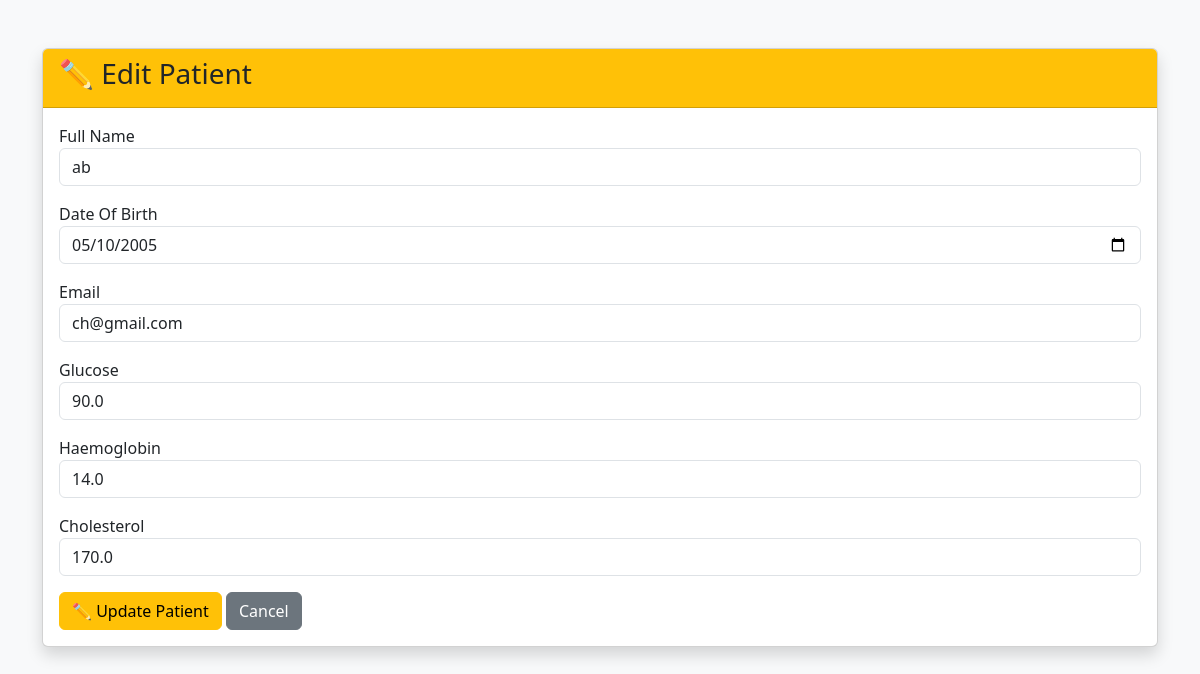
Screenshot of /edit/5 with the database file from the repository.
### tables this page shows
CREATE TABLE patients(
        id INTEGER PRIMARY KEY AUTOINCREMENT,
        name TEXT NOT NULL,
        dob TEXT NOT NULL,
        email TEXT NOT NULL,
        glucose REAL NOT NULL,
        haemoglobin REAL NOT NULL,
        cholesterol REAL NOT NULL,
        remarks TEXT
    );

### app.py (the view, shortened to what this page needs)
@app.route(
    "/edit/<int:patient_id>",
    methods=["GET", "POST"]
)
def edit_patient(patient_id):
    patient = get_patient_by_id(
        patient_id
    )
    return render_template(
        "edit_patient.html",
        patient=patient
    )

### database.py (called while the page is built)
def get_patient_by_id(patient_id):
    conn = sqlite3.connect(
        "database/patients.db"
    )
    cursor = conn.cursor()
    cursor.execute(
        "SELECT * FROM patients WHERE id=?",
        (patient_id,)
    )
    patient = cursor.fetchone()
    conn.close()
    return patient

### templates/edit_patient.html (shortened to what this page needs)
<!DOCTYPE html>
<html>
<head>
    <link href="https://cdn.jsdelivr.net/npm/bootstrap@5.3.3/dist/css/bootstrap.min.css"
          rel="stylesheet">
</head>
<body class="bg-light">
<div class="container mt-5">
    <div class="card shadow">
        <div class="card-header bg-warning">
            <h3>
                ✏️ Edit Patient
            </h3>
        </div>
        <div class="card-body">
            <form method="POST">
                <div class="mb-3">
                    <label>Full Name</label>
                    <input
                        type="text"
                        class="form-control"
                        name="name"
                        value="{{ patient[1] }}"
                        required>
                </div>
                <div class="mb-3">
                    <label>Date Of Birth</label>
                    <input
                        type="date"
                        class="form-control"
                        name="dob"
                        value="{{ patient[2] }}"
                        required>
                </div>
                <div class="mb-3">
                    <label>Email</label>
                    <input
                        type="email"
                        class="form-control"
                        name="email"
                        value="{{ patient[3] }}"
                        required>
                </div>
                <div class="mb-3">
                    <label>Glucose</label>
                    <input
                        type="number"
                        step="0.01"
                        class="form-control"
                        name="glucose"
                        value="{{ patient[4] }}"
                        required>
                </div>
                <div class="mb-3">
                    <label>Haemoglobin</label>
                    <input
                        type="number"
                        step="0.01"
                        class="form-control"
                        name="haemoglobin"
                        value="{{ patient[5] }}"
                        required>
                </div>
                <div class="mb-3">
                    <label>Cholesterol</label>
                    <input
                        type="number"
                        step="0.01"
                        class="form-control"
                        name="cholesterol"
                        value="{{ patient[6] }}"
                        required>
                </div>
                <button
                    type="submit"
                    class="btn btn-warning">
                    ✏️ Update Patient
                </button>
                <a href="/patients"
                   class="btn btn-secondary">
                    Cancel
                </a>
            </form>
        </div>
    </div>
</div>
</body>
</html>

### rows the page displays
patients: name "ab", dob "05/10/2005", email "ch@gmail.com", glucose "90.0", haemoglobin "14.0", cholesterol "170.0"
